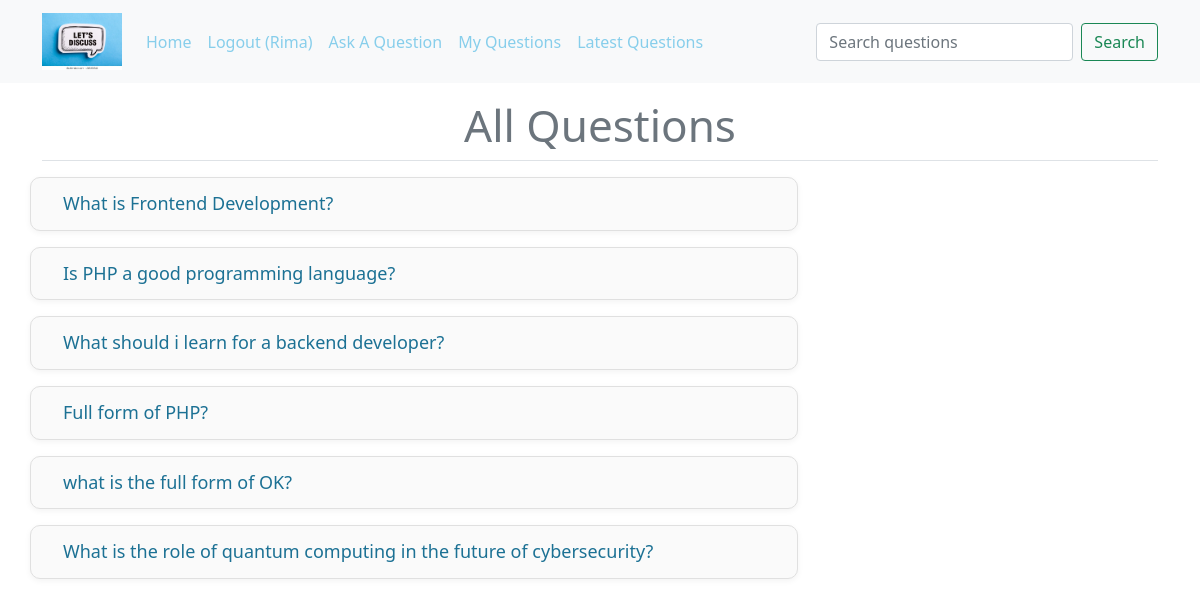
The page /index.php (signed in) on the database its author committed.
### tables this page shows
CREATE TABLE `questions` (
  `id` int(10) NOT NULL,
  `title` varchar(100) NOT NULL,
  `description` varchar(300) NOT NULL,
  `user_id` int(10) NOT NULL
);

### client/questions.php (the view, shortened to what this page needs)
<div class="container mt-3">
    <h4 class="heading text-secondary fw-semibold border-bottom pb-2 mb-3">
        <?php
        if (isset($_GET["u-id"])) {
            echo "My Questions";
        } else if (isset($_GET["latest"])) {
            echo "Latest Questions";
        } else {
            echo "All Questions";
        }
        ?>
    </h4>
    <div>
        <div class="col-8">
            <?php
            include("./common/db.php");
            if (isset($_GET["u-id"])) {
                $uid = (int)$_GET["u-id"];
                $query = "SELECT * FROM questions WHERE user_id = $uid";
            } else if (isset($_GET["latest"])) {
                $query = "SELECT * FROM questions ORDER BY id DESC";
            } else if (isset($_GET["search"])) {
                $query = "select * from questions where `title` LIKE '%$search%' ";
            } else {
                $query = "SELECT * FROM questions";
            }
            $result = $conn->query($query);
            foreach ($result as $row) {
                $title = htmlspecialchars($row['title']);
                $id = (int)$row['id'];
                echo "<div class='row question-list mb-3'>
                <h4 class='my-question'>
                    <a href='?q-id=$id'>$title</a>";
                echo "</h4></div>";
            }
            ?>
        </div>
    </div>
</div>

### public/styles.css (style rules this page uses)
a { color: skyblue !important; }
.heading { font-size: 2.75rem; margin-bottom: 40px; text-align: center; color: #333; }
.question-list { border: 1px solid #e0e0e0; border-radius: 10px; padding: 15px 20px; margin-bottom: 10px; background-color: #fafafa; box-shadow: 0 2px 6px rgba(0, 0, 0, 0.05); transition: box-shadow 0.3s ease; }
.question-list h4 { margin: 0; font-size: 1.4rem; }
.question-list a,.question-title { font-size: 18px; text-decoration: none; color: #1c7194 !important; }
.my-question { display: flex; justify-content: space-between; }

### rows shown on the page
questions: title "What is Frontend Development?"
questions: title "Is PHP a good programming language?"
questions: title "What should i learn for a backend developer?"
questions: title "Full form of PHP?"
questions: title "what is the full form of OK?"
questions: title "What is the role of quantum computing in the future of cybersecurity?"

### other values the page prints
$username "Rima"
